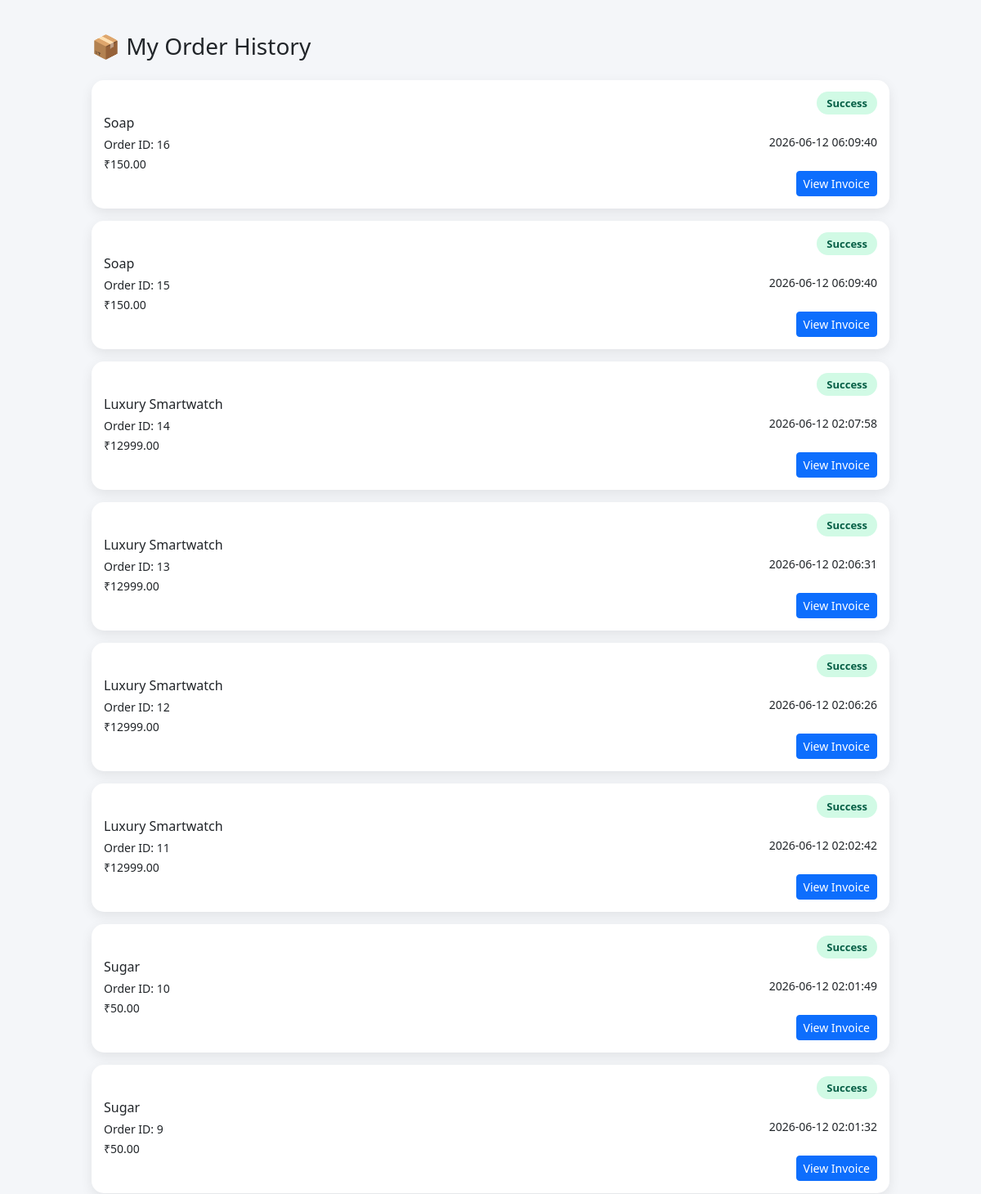
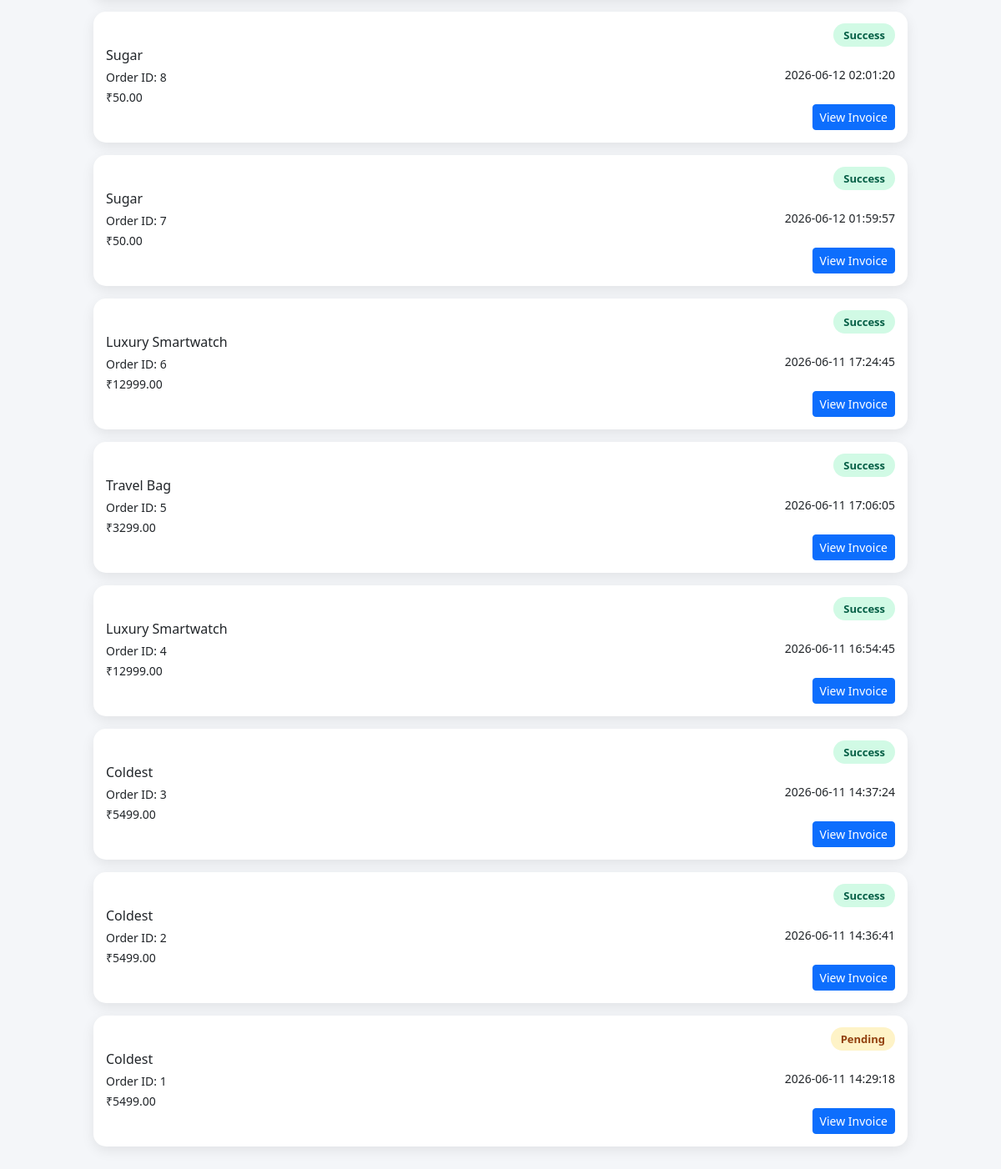
Screenshot of /order_history.php (signed in) with the database file from the repository (2 pictures, top to bottom).
### tables this page shows
CREATE TABLE `orders` (
  `order_id` int(11) NOT NULL,
  `user_id` int(11) NOT NULL,
  `p_id` int(11) NOT NULL,
  `name` varchar(100) NOT NULL,
  `contact` varchar(20) NOT NULL,
  `address` text NOT NULL,
  `city` varchar(100) NOT NULL,
  `pincode` varchar(10) NOT NULL,
  `price` decimal(10,2) NOT NULL,
  `payment_method` varchar(50) NOT NULL,
  `status` varchar(50) DEFAULT 'Pending',
  `created_at` timestamp NOT NULL DEFAULT current_timestamp()
);

CREATE TABLE `products` (
  `p_id` int(11) NOT NULL,
  `category_id` int(11) DEFAULT NULL,
  `name` varchar(255) NOT NULL,
  `price` decimal(10,2) NOT NULL,
  `description` text DEFAULT NULL,
  `image` varchar(255) DEFAULT NULL,
  `stock` int(11) DEFAULT 0,
  `created_at` timestamp NOT NULL DEFAULT current_timestamp()
);

### order_history.php (the view, shortened to what this page needs)
<?php
include("config.php");
$user_id = $_SESSION['user_id'];
$q = mysqli_query($conn,"
SELECT o.*, p.name AS product_name, p.image
FROM orders o
JOIN products p ON o.p_id = p.p_id
WHERE o.user_id='$user_id'
ORDER BY o.order_id DESC
");
?>
<!DOCTYPE html>
<html>
<head>
<link href="https://cdn.jsdelivr.net/npm/bootstrap@5.3.3/dist/css/bootstrap.min.css" rel="stylesheet">
</head>
<body>
<div class="container container-box">
<h3 class="mb-4">📦 My Order History</h3>
<?php while($row = mysqli_fetch_assoc($q)) { ?>
<div class="card-order">
    <div class="d-flex align-items-center gap-3">
        <div>
            <h6 class="mb-1"><?= $row['product_name']; ?></h6>
            <small>Order ID: <?= $row['order_id']; ?></small><br>
            <small>₹<?= $row['price']; ?></small>
        </div>
    </div>
    <div class="text-end">
        <?php if($row['status']=="Success"){ ?>
            <span class="status success">Success</span>
        <?php } elseif($row['status']=="Pending"){ ?>
            <span class="status pending">Pending</span>
        <?php } else { ?>
            <span class="status failed">Failed</span>
        <?php } ?>
        <br><br>
        <small><?= $row['created_at']; ?></small>
        <br><br>
        <a href="fpdf19/receipt.php?order_id=<?= $row['order_id']; ?>"
           class="btn btn-sm btn-primary">
           View Invoice
        </a>
    </div>
</div>
<?php } ?>
</div>
</body>
</html>

### order_history.php (style rules this page uses)
body { background:#f4f6f9; font-family:Segoe UI; }
.container-box { max-width:1000px; margin:40px auto; }
.card-order { background:white; border-radius:15px; padding:15px; margin-bottom:15px; box-shadow:0 5px 15px rgba(0,0,0,0.08); display:flex; align-items:center; justify-content:space-between; }
.status { padding:5px 12px; border-radius:20px; font-size:13px; font-weight:600; }
.success { background:#d1fae5; color:#065f46; }
.pending { background:#fef3c7; color:#92400e; }

### rows the page displays
orders: p.name "Soap", order_id "16", price "150.00", status "Success", created_at "2026-06-12 06:09:40"
orders: p.name "Soap", order_id "15", price "150.00", status "Success", created_at "2026-06-12 06:09:40"
orders: p.name "Luxury Smartwatch", order_id "14", price "12999.00", status "Success", created_at "2026-06-12 02:07:58"
orders: p.name "Luxury Smartwatch", order_id "13", price "12999.00", status "Success", created_at "2026-06-12 02:06:31"
orders: p.name "Luxury Smartwatch", order_id "12", price "12999.00", status "Success", created_at "2026-06-12 02:06:26"
orders: p.name "Luxury Smartwatch", order_id "11", price "12999.00", status "Success", created_at "2026-06-12 02:02:42"
orders: p.name "Sugar", order_id "10", price "50.00", status "Success", created_at "2026-06-12 02:01:49"
orders: p.name "Sugar", order_id "9", price "50.00", status "Success", created_at "2026-06-12 02:01:32"
orders: p.name "Sugar", order_id "8", price "50.00", status "Success", created_at "2026-06-12 02:01:20"
orders: p.name "Sugar", order_id "7", price "50.00", status "Success", created_at "2026-06-12 01:59:57"
orders: p.name "Luxury Smartwatch", order_id "6", price "12999.00", status "Success", created_at "2026-06-11 17:24:45"
orders: p.name "Travel Bag", order_id "5", price "3299.00", status "Success", created_at "2026-06-11 17:06:05"
orders: p.name "Luxury Smartwatch", order_id "4", price "12999.00", status "Success", created_at "2026-06-11 16:54:45"
orders: p.name "Coldest", order_id "3", price "5499.00", status "Success", created_at "2026-06-11 14:37:24"
orders: p.name "Coldest", order_id "2", price "5499.00", status "Success", created_at "2026-06-11 14:36:41"
orders: p.name "Coldest", order_id "1", price "5499.00", status "Pending", created_at "2026-06-11 14:29:18"
